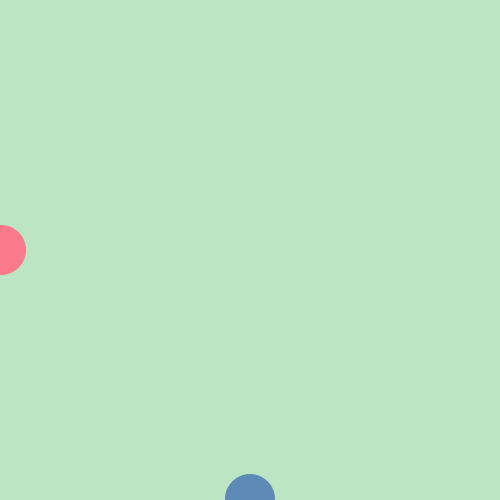
Frame 1 (no input)
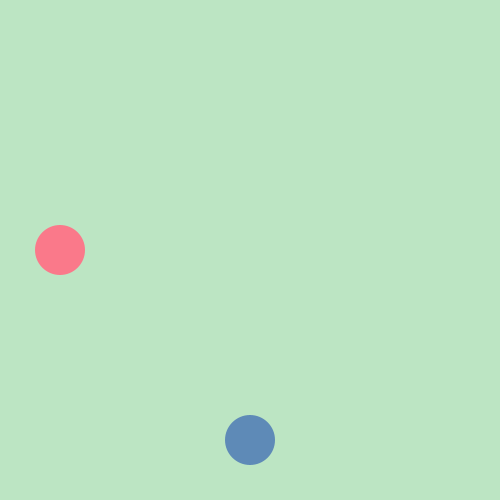
Frame 60 (the mouse pressed at the canvas centre just before this capture)
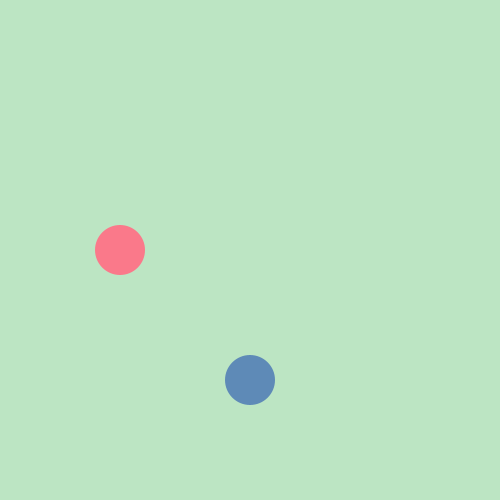
Frame 120 (the mouse held since frame 60 and released just before this capture)

The Processing sketch that drew these frames (run headless with seeded random() and noise(); from frame 60 on, the mouse is pressed at the canvas centre):

// Processing sketch: Anna_Kim___Animation_Practice
// ── Anna_Kim___Animation_Practice.pde
//Anna Kim, Incremenation Practice

int x = 0;
int y = 500;


void setup() {
  size(500,500);
}

void draw (){
  background(#BCE5C3);
  x=x+1;

  noStroke();
  fill(#FA798A);
  circle(x, height/2, 50);

  y=y-1;
  
  noStroke();
  fill(#5E8AB7);
  circle(250, y, 50);
  
}
